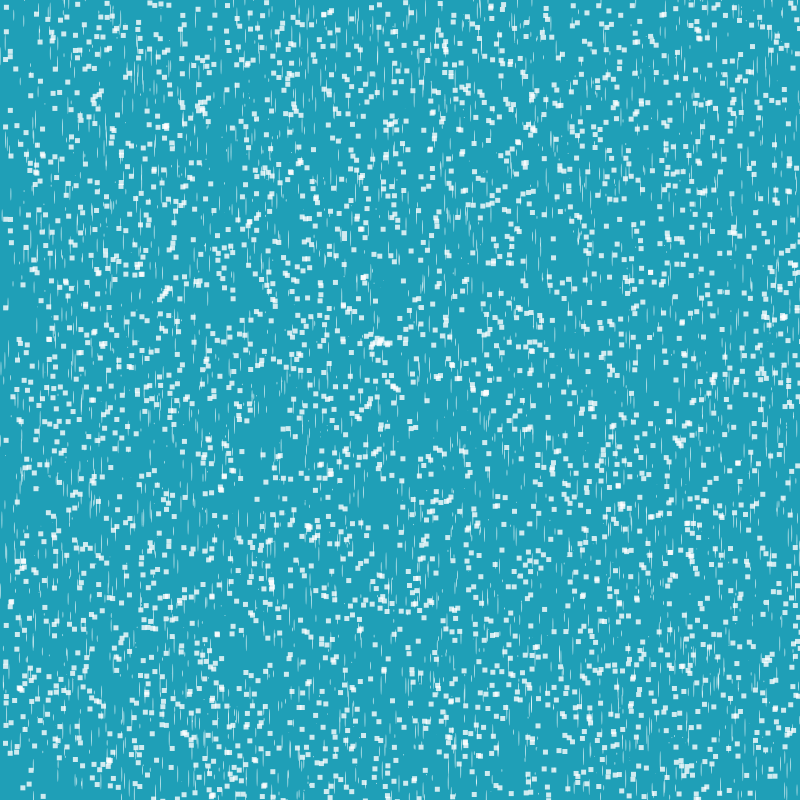
Frame 1 (no input)
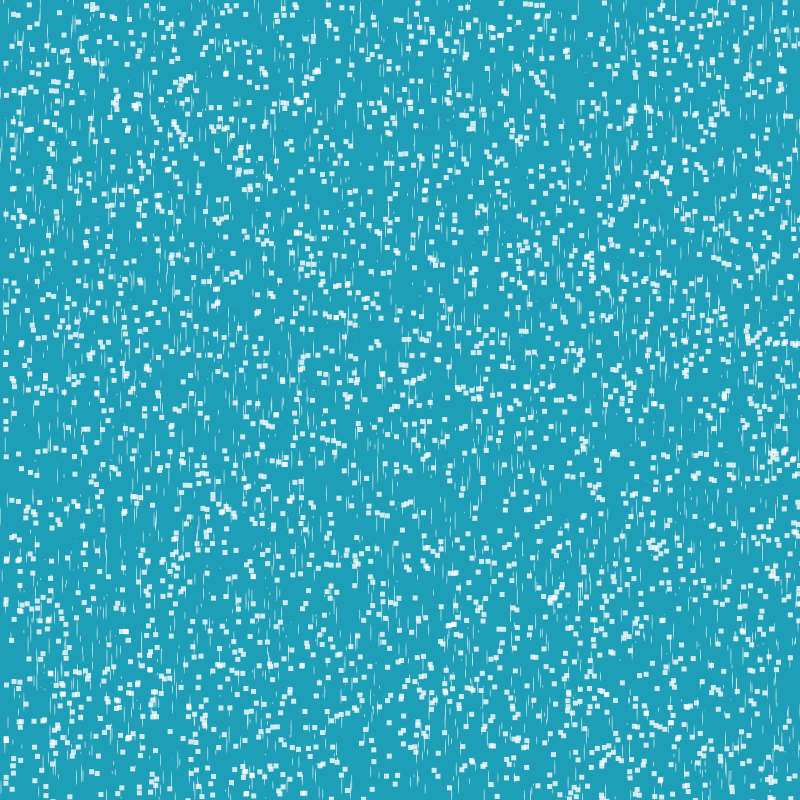
Frame 60 (the mouse pressed at the canvas centre just before this capture)
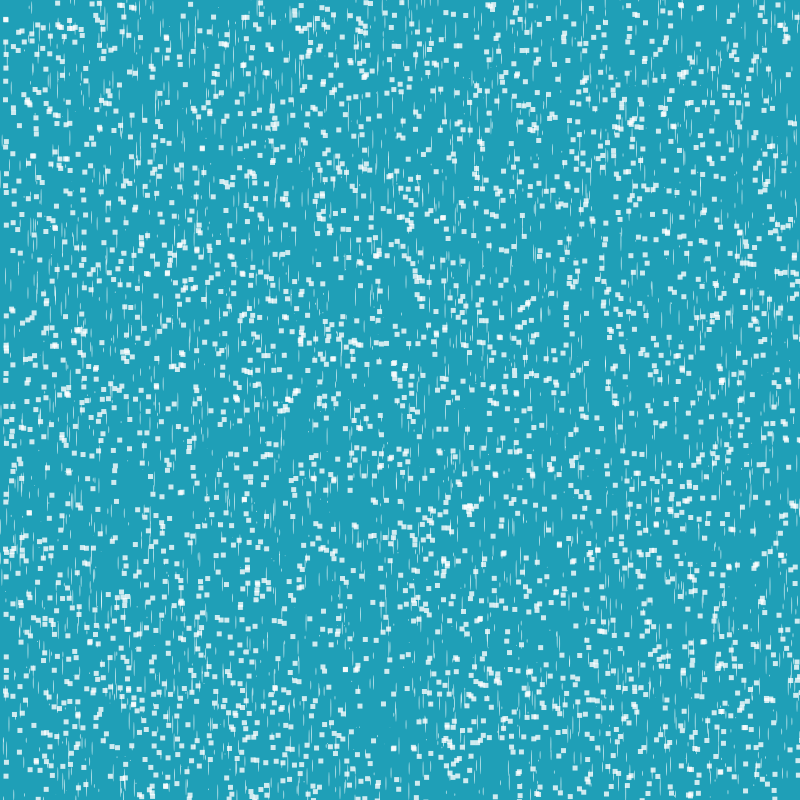
Frame 120 (the mouse held since frame 60 and released just before this capture)

The Processing sketch that drew these frames (run headless with seeded random() and noise(); from frame 60 on, the mouse is pressed at the canvas centre):

// Processing sketch: sketch_161025bNote
// ── sketch_161025bNote.pde
//rainy snowy day

int numParticles = 3000;

float[] rainXPositions;
float[] rainYPositions;
float[] rainSizes; 
float[] rainXSpeeds;
float[] rainYSpeeds;


float[] snowXPositions;
float[] snowYPositions;
float[] snowSizes; 
float[] snowXSpeeds;

void setup() {
  size(800, 800);
 
   rainXPositions = new float[numParticles];
   rainYPositions = new float[numParticles];
   rainSizes = new float[numParticles];
   rainXSpeeds = new float[numParticles];
   rainYSpeeds = new float[numParticles];
   
   
   snowXPositions = new float[numParticles];
   snowYPositions = new float[numParticles];
   snowSizes = new float[numParticles];
   snowXSpeeds = new float[numParticles];
   
   //initialize parameters
   for (int i = 0; i < numParticles; i++) {
     rainXPositions[i] = random(width);
     rainYPositions[i] = random(height);
     rainSizes[i] = random(19);
     rainXSpeeds[i] = random(3, 4);
     rainYSpeeds[i] = random(0.8f, 0.4f);
     
   //for (int i = 0; i < numParticles; i++) {
     snowXPositions[i] = random(width);
     snowYPositions[i] = random(height);
     snowSizes[i] = random(19);
     snowXSpeeds[i] = random(3, 4);
   }
    noStroke();
    fill(255, 200);
   }

  
void draw() {
  
  background(#1F9FB7);
  //logic
  for (int i = 0; i < numParticles; i++) {
    rainYPositions[i] += rainXSpeeds[i];
    rainYPositions[i] += rainXSpeeds[i];
    
    if (rainYPositions[i] > height) {
      rainYPositions[i] = 0;
    }
  }
  
  for (int i = 0; i < numParticles; i++) {
    snowXPositions[i] += snowXSpeeds[i];
    //recYPositions[i] += recXSpeeds[i];
    
    if (snowXPositions[i] >= width) {
      snowXPositions[i] = 0;
    }
  }
  for (int i = 0; i < numParticles; i++) {
    ellipse(rainXPositions[i], rainYPositions[i], rainYSpeeds[i], rainSizes[i]);
  }
  
  for (int i = 0; i < numParticles; i++) {
    snowXPositions[i] += snowXSpeeds[i];
    rect(snowXPositions[i], snowYPositions[i], 5, 5);
  }
}
    
